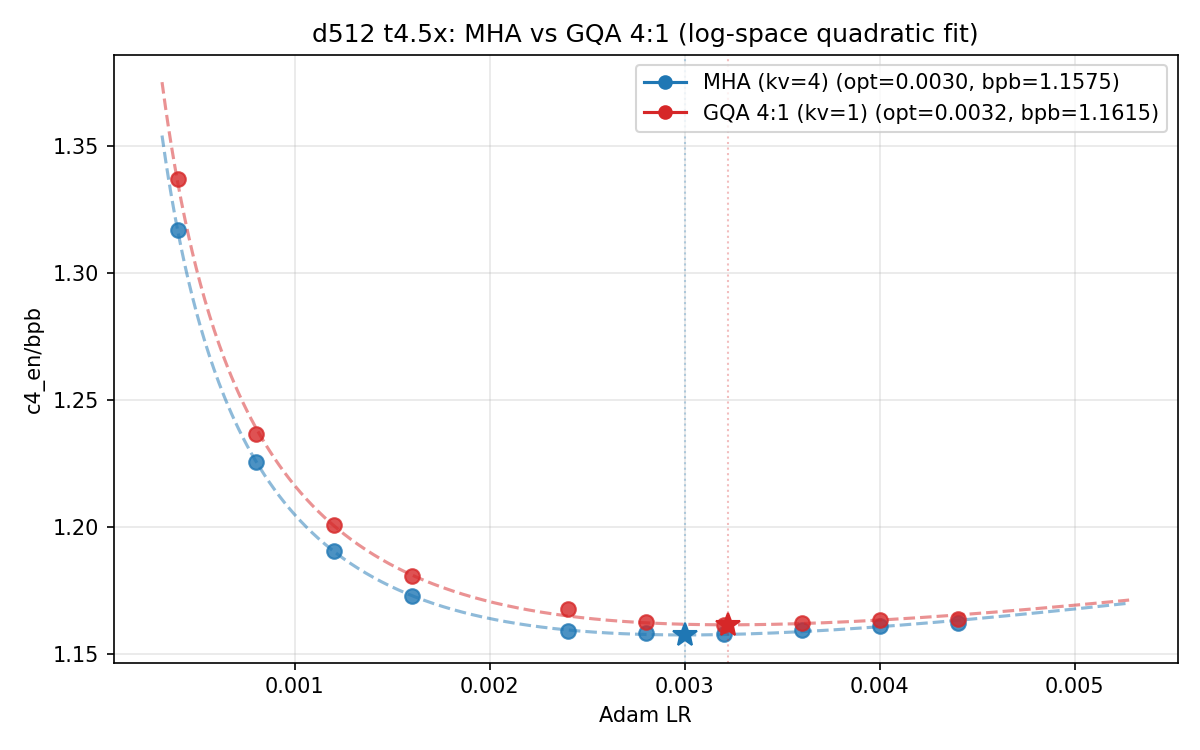

The Python source for this figure:
"""Plot MHA vs GQA 4:1 BPB curves for d512 t4.5x."""
import numpy as np
import matplotlib.pyplot as plt

mha_data = [
    (0.0004, 1.3172), (0.0008, 1.2257), (0.0012, 1.1906), (0.0016, 1.1730),
    (0.0024, 1.1589), (0.0028, 1.1581), (0.0032, 1.1580), (0.0036, 1.1596),
    (0.0040, 1.1610), (0.0044, 1.1621),
]

gqa_data = [
    (0.0004, 1.3371), (0.0008, 1.2368), (0.0012, 1.2008), (0.0016, 1.1807),
    (0.0024, 1.1677), (0.0028, 1.1625), (0.0032, 1.1616), (0.0036, 1.1622),
    (0.0040, 1.1634), (0.0044, 1.1637),
]

fig, ax = plt.subplots(figsize=(8, 5))

for data, label, color in [(mha_data, "MHA (kv=4)", "C0"), (gqa_data, "GQA 4:1 (kv=1)", "C3")]:
    lrs = np.array([d[0] for d in data])
    bpbs = np.array([d[1] for d in data])

    ax.plot(lrs, bpbs, "o", color=color, markersize=7, alpha=0.8)

    # Log-space quadratic fit
    log_lrs = np.log(lrs)
    coeffs = np.polyfit(log_lrs, bpbs, 2)
    lr_fine = np.geomspace(lrs.min() * 0.8, lrs.max() * 1.2, 200)
    ax.plot(lr_fine, np.polyval(coeffs, np.log(lr_fine)), "--", color=color, alpha=0.5)

    # Optimal
    if coeffs[0] > 0:
        opt_log = -coeffs[1] / (2 * coeffs[0])
        opt_lr = np.exp(opt_log)
        opt_bpb = np.polyval(coeffs, opt_log)
        ax.axvline(opt_lr, color=color, alpha=0.3, linewidth=1, linestyle=":")
        ax.plot(opt_lr, opt_bpb, "*", color=color, markersize=12)
        label += f" (opt={opt_lr:.4f}, bpb={opt_bpb:.4f})"

    ax.plot([], [], "o-", color=color, label=label)

ax.set_xlabel("Adam LR")
ax.set_ylabel("c4_en/bpb")
ax.set_title("d512 t4.5x: MHA vs GQA 4:1 (log-space quadratic fit)")
ax.legend()
ax.grid(True, alpha=0.3)
fig.tight_layout()
fig.savefig("experiments/grug/moe_apr2/new_plots/gqa_lr_comparison.png", dpi=150)
plt.close(fig)
print("Saved gqa_lr_comparison.png")
